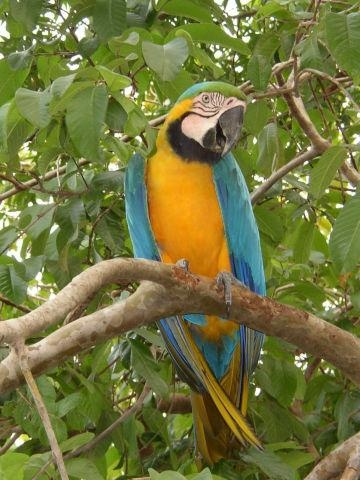
#> input picture JEC/pokusne soubory/img.jpg, 360 x 480 px
$ python haar.py   (Python 2 division)   (older library calls are emulated)
#> lines starting #> are read from the running program, lines starting #| are printed output that depends on the picture; long printed decimals are rounded
import numpy as np
import cv2

img_path = "img.jpg"
scales = 4
###################pokusnej
kernel_h = np.array([[1.0, 1.0], [-1.0,-1.0]])
kernel_v = np.array([[-1.0, 1.0], [-1.0,1.0]])
kernel_d = np.array([[1.0, -1.0], [-1.0,1.0]])
kernels = [kernel_h, kernel_v, kernel_d]

def haar_1(img_path):
#> called with img_path = 'img.jpg'
    img = cv2.imread(img_path, cv2.IMREAD_GRAYSCALE)
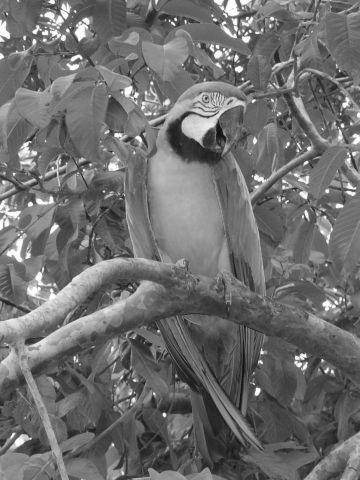
#> img: shape (480, 360); min 11, max 255, mean 110.2

    size = np.amin(img.shape)
#> size = 360
    print size # prepare 4 scales ->  size * f^3 = 64
#| 360
    factor = np.power((64.0 / size), 1.0/(scales - 1))
#> factor = 0.562
    print "resize_factor:", factor
#| resize_factor: 0.5623
    print img.shape
#| (480, 360)

    vector = np.zeros(scales * len(kernels))
    index = 0
    for scale in range(scales):
        #print "Image shape:", img.shape
        for k in kernels:
            res = cv2.filter2D(img, cv2.CV_16S, k)
            #min = np.amin(res)
            #max = np.amax(res)
            #print min, max, np.average(res)
            vector[index] = np.average(res)
            index += 1
            cv2.imwrite('haar.jpg', res)

        img = cv2.resize(img, (0,0), fx=factor, fy=factor)
        print img.shape
#> this loop made 4 passes
#> pass 1, in haar_1, `cv2.imwrite('haar.jpg', res)`:
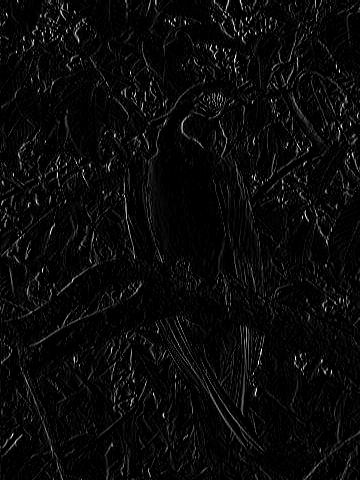
#> saved as haar.jpg: shape (480, 360); min 0, max 255, mean 9.7
#> pass 1, in haar_1, `cv2.imwrite('haar.jpg', res)`:
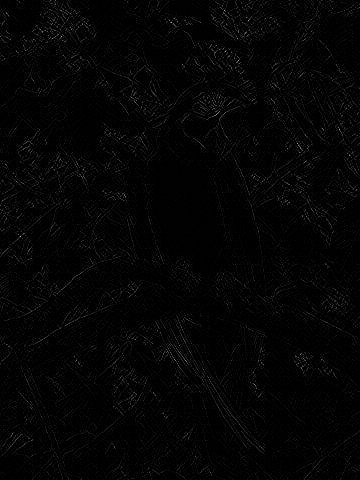
#> saved as haar.jpg: shape (480, 360); min 0, max 180, mean 4.5
#> pass 1, in haar_1, `img = cv2.resize(img, (0,0), fx=factor, fy=factor)`:
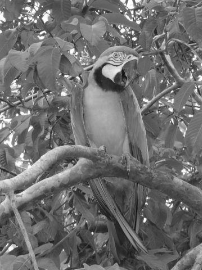
#> img: shape (270, 202); min 14, max 255, mean 110
#> after the loop:
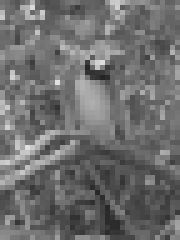
#> img: shape (48, 36) (shown 5 times larger); min 37, max 226, mean 109.8
#> after the loop:
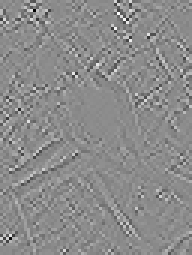
#> res: shape (85, 64) int16 (shown 3 times larger); min -206, max 170, mean 0; drawn with min black and max white
#> after the loop, index = 12; vector = [0.044, -0.0807, -0.000619, 0.0601, -0.13, -0.00172, 0.0187, -0.24, -0.00473, 0.0581, -0.233, -0.00147]

    print vector
#| [ 0.04399 -0.08072 -0.0006192  0.06014 -0.1295 -0.001724
#|   0.0187 -0.2402 -0.004732  0.05809 -0.2335 -0.001471]

    cv2.imwrite('haar.jpg', res)
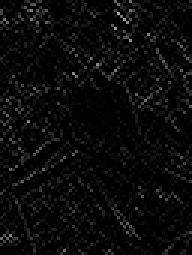
#> saved as haar.jpg: shape (85, 64) (shown 3 times larger); min 0, max 170, mean 9.7
#    io.imshow(res)
#    io.show()


    #print res

    return vector

haar_1(img_path)

$ run again, with JEC/pokusne soubory/P201302280779501.jpg copied over JEC/pokusne soubory/img.jpg
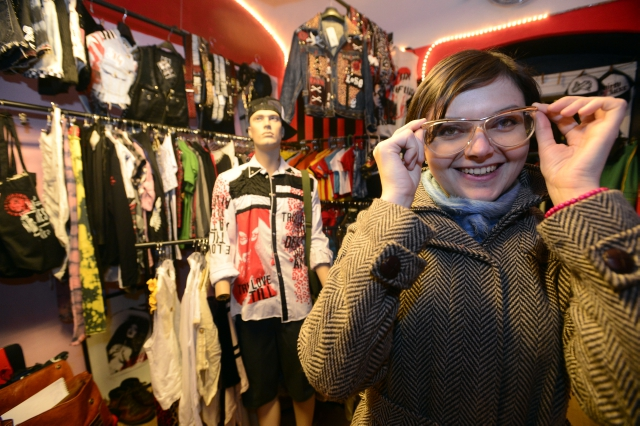
#> input picture JEC/pokusne soubory/P201302280779501.jpg, 640 x 426 px
#| 426
#| resize_factor: 0.5316
#| (426, 640)
#> after the loop in haar_1, `for scale in range(scales):`:
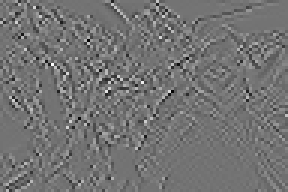
#> res: shape (64, 96) int16 (shown 3 times larger); min -186, max 225, mean 0; drawn with min black and max white
#> after the loop in haar_1, `for scale in range(scales):`: index = 12; vector = [0.346, -0.0129, -7.34e-06, 0.66, -0.0316, 2.6e-05, 1.23, -0.065, -4.6e-05, 2.29, -0.179, 0.00667]
#| [ 3.45921362e-01 -1.29107981e-02 -7.33568075e-06  6.60333160e-01
#|  -3.16241541e-02  2.60281104e-05  1.22831492e+00 -6.49631676e-02
#|  -4.60405157e-05  2.28694661e+00 -1.78873698e-01  6.67317708e-03]
#> in haar_1, `cv2.imwrite('haar.jpg', res)`:
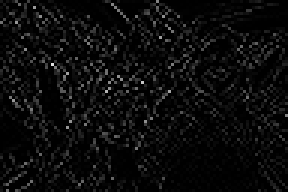
#> saved as haar.jpg: shape (64, 96) (shown 3 times larger); min 0, max 225, mean 11.5

$ run again, with JEC/pokusne soubory/hrad.jpg copied over JEC/pokusne soubory/img.jpg
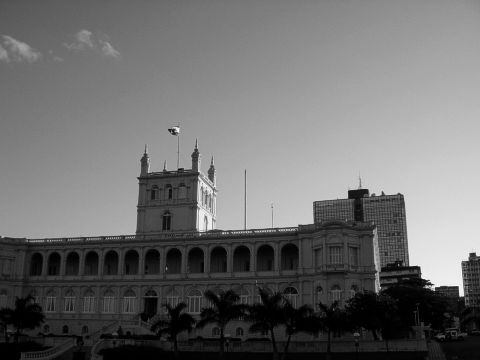
#> input picture JEC/pokusne soubory/hrad.jpg, 480 x 360 px
#> in haar_1, img is the input picture: shape (360, 480); min 0, max 254, mean 109.5
#| 360
#| resize_factor: 0.5623
#| (360, 480)
#> after the loop in haar_1, `for scale in range(scales):`:
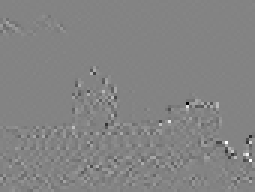
#> res: shape (64, 85) int16 (shown 3 times larger); min -152, max 142, mean 0; drawn with min black and max white
#> after the loop in haar_1, `for scale in range(scales):`: index = 12; vector = [0.602, 0.228, -0.000278, 1.07, 0.407, -0.000898, 1.93, 0.711, -0.00271, 3.48, 1.26, -0.00901]
#| [ 6.02048611e-01  2.27708333e-01 -2.77777778e-04  1.07489916e+00
#|   4.07242391e-01 -8.98423176e-04  1.93115189e+00  7.10584026e-01
#|  -2.71237304e-03  3.48216912e+00  1.25827206e+00 -9.00735294e-03]
#> in haar_1, `cv2.imwrite('haar.jpg', res)`:
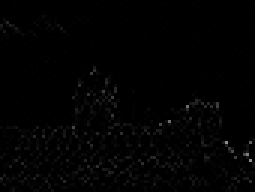
#> saved as haar.jpg: shape (64, 85) (shown 3 times larger); min 0, max 142, mean 2.4
